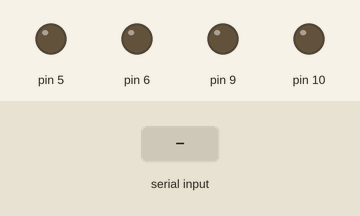
The sketch below on a simulated Arduino Uno, built with avr-gcc and run on an emulated ATmega328P. Parts: output pins drawn as LEDs (lit = HIGH). The test bench sets the inputs (shaded band).

Above: at 1.2 s.
1.3 s: "w" received over Serial
At 2.5 s:
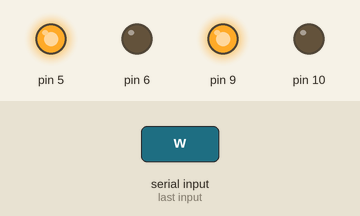
2.8 s: byte 32 (' ') received over Serial
At 3.8 s:
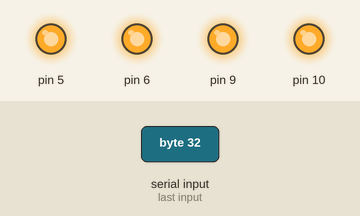
4.3 s: "s" received over Serial
At 5.0 s:
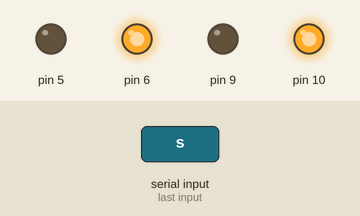
5.8 s: "a" received over Serial
At 6.1 s:
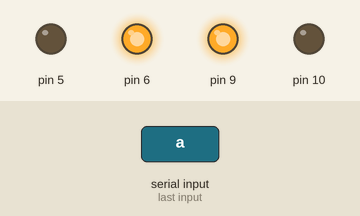
7.3 s: "d" received over Serial
At 8.5 s:
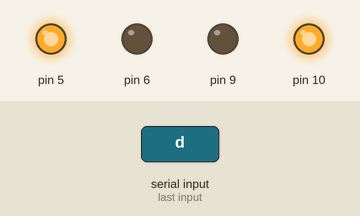
Timing chart, 0 to 9.8 s (numbered marks = the images above; inputs shaded):
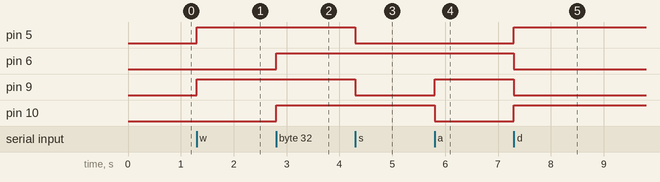

Measured:
- after the input at 1.3 s, pin 5, pin 9: LOW → HIGH at once
- after the input at 2.8 s, pin 6, pin 10: LOW → HIGH at once
- after the input at 4.3 s, pin 5, pin 9: HIGH → LOW at once
- after the input at 5.8 s, pin 9: LOW → HIGH at once; pin 10: HIGH → LOW at once
- after the input at 7.3 s, pin 5, pin 10: LOW → HIGH at once; pin 6, pin 9: HIGH → LOW at once

The sketch:

car.ino
```cpp
void setup()
{
  pinMode(5, OUTPUT);
  pinMode(6, OUTPUT);
  pinMode(9, OUTPUT);
  pinMode(10, OUTPUT);
  Serial.begin(9600);
}
int invalue=0;
void loop()
{
	if(Serial.available()>0)
    {
    	invalue=Serial.read();
      	switch(invalue)
        {
        	case 'w':
          		qianjin();
          		break;
          	case 's':
          		houtui();
          		break;
          	case 'a':
          		left();
          		break;
          	case 'd':
          		right();
          		break;
          	case ' ':
          		zanting();
          		break;
        }
    }
}

void qianjin()
{
  digitalWrite(5,HIGH);
  digitalWrite(6,LOW);
  digitalWrite(9,HIGH);
  digitalWrite(10,LOW);
}

void houtui()
{
  digitalWrite(6,HIGH);
  digitalWrite(5,LOW);
  digitalWrite(10,HIGH);
  digitalWrite(9,LOW);
}

void left()
{
  digitalWrite(6,HIGH);
  digitalWrite(5,LOW);
  digitalWrite(9,HIGH);
  digitalWrite(10,LOW);
}


void right()
{
  digitalWrite(5,HIGH);
  digitalWrite(6,LOW);
  digitalWrite(10,HIGH);
  digitalWrite(9,LOW);
}

void zanting()
{
  digitalWrite(5,HIGH);
  digitalWrite(6,HIGH);
  digitalWrite(9,HIGH);
  digitalWrite(10,HIGH);
}
```
